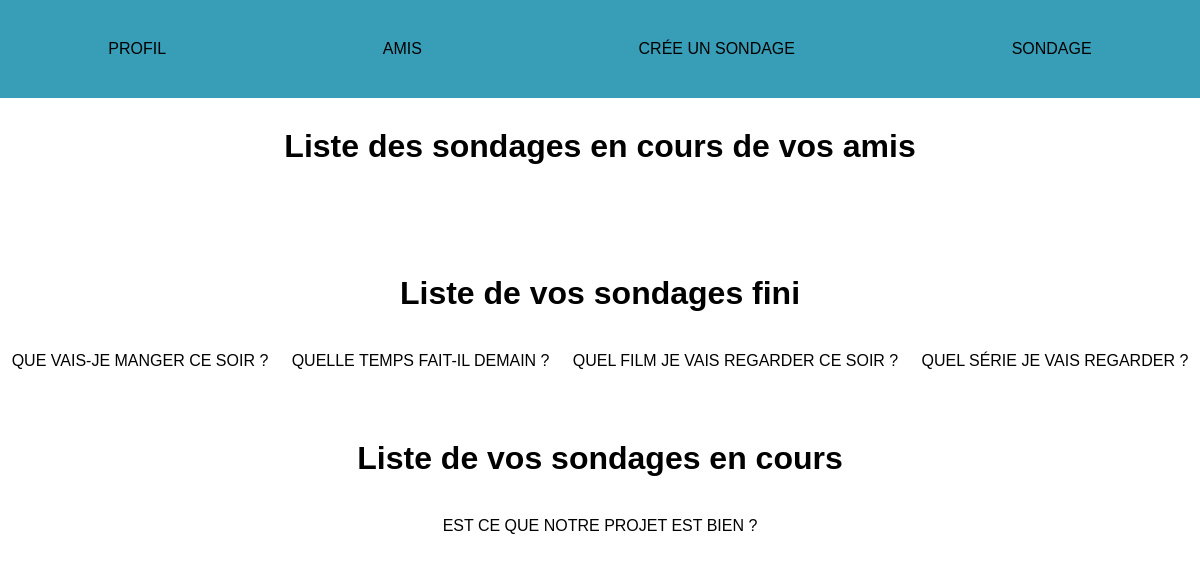
The page /Public/indexView.php (signed in) on the database as committed earlier.
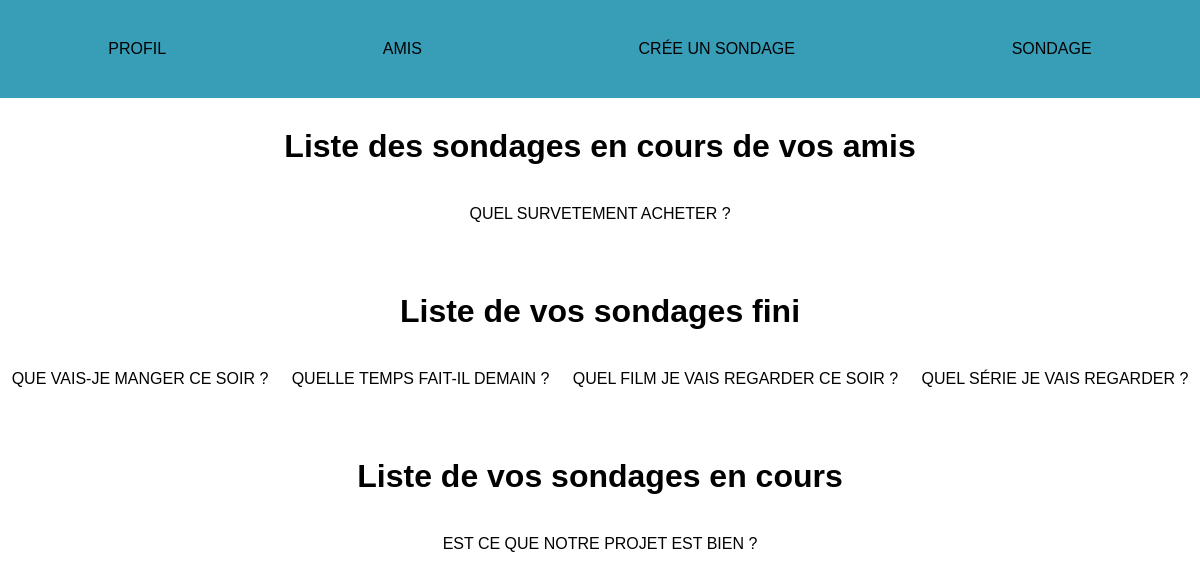
The same page on the database as committed later.
### tables this page shows
CREATE TABLE `sondage` (
  `sondage_id` int(11) NOT NULL,
  `sondage_question` varchar(255) NOT NULL,
  `user_id` int(11) NOT NULL,
  `sondage_finish` timestamp NOT NULL DEFAULT current_timestamp()
);

### Autoloader.php (called while the page is built, shortened)
<?php
class Autoloader{
    public static function autoload($class)
    {
        $class = str_replace("\\", "/", $class);
    }
}

### Core/Config/config.php (called while the page is built)
<?php
$dbConfig = [
    "host" => "localhost",
    "dbname" => "sondageApp",
    "user" => "root",
    "pass" => "root"
];

### Core/Database.php (called while the page is built, shortened)
<?php
class Database{
    public function __construct()
    {
        try {
            require "Config/config.php";
            $this->host = $dbConfig["host"];
            $this->dbname = $dbConfig["dbname"];
            $this->user = $dbConfig["user"];
            $this->pass = $dbConfig["pass"];
            $this->pdo = new \PDO("mysql:host=$this->host;dbname=$this->dbname", $this->user, $this->pass);
        } catch (\PDOException $e) {
            return $e->getMessage();
        }
    }
}

### Public/indexView.php (the view, shortened to what this page needs)
<?php
require "../Autoloader.php";
?>
<!DOCTYPE html>
<html lang="fr">
<head>
    <link rel="stylesheet" href="../css/style.css">
</head>
<body>
    <?php
        include 'header.php';
        $sondageEnCours = new IndexTest();
        $listeSondageFini = $sondageEnCours->getSondageFinis($_SESSION['user_id']);
    ?>
    <h1>Liste des sondages en cours de vos amis</h1>
    <ul>
        <?php
            $listeSondageEnCours = $sondageEnCours->getSondageEnCours($_SESSION['user_id']);
        ?>
    </ul>
    <h1>Liste de vos sondages fini</h1>
    <ul>
        <?php
            foreach($listeSondageFini as $sondage):
                echo "<li><a href = resultatView.php?sondage_id=" .  $sondage['sondage_id'] . ">". $sondage['sondage_question'] ."</a></li>";
            endforeach;
        ?>
    </ul>
    <h1>Liste de vos sondages en cours</h1>
    <ul>
        <?php
            $listeMesSondageEnCours = $sondageEnCours->getMesSondageEnCours($_SESSION['user_id']);
        ?>
    </ul>
</body>
</html>

### Public/header.php (shortened to what this page needs)
<header>
        <ul>
            <?php
                if (isset($_SESSION['user_id'])) {
                    echo '<li><a href="profilView.php">Profil</a></li>';
                }else{
                    echo '<li><a href="loginView.php">Sign In/Login</a></li>';
                }
                if (isset($_SESSION['user_id'])) {
                    echo '<li><a href="friendListView.php">Amis</a></li>';
                }
            ?>
            <li><a href="createSondageView.php">Crée un sondage</a></li>
            <li><a href="indexView.php">Sondage</a></li>
        </ul>
    </header>

### App/IndexTest.php (shortened to what this page needs)
<?php
class IndexTest extends Database {
    public function getSondageEnCours ($user){
        $listFriends = $this->pdo->query("SELECT friendsList_id,user_pseudo,friendsList_userID2 FROM friendslist INNER JOIN user ON user.user_id = friendslist.friendsList_userID2 WHERE friendsList_userID1 = $user");
        $listFriends = $listFriends->fetchAll();
        foreach ($listFriends as $friend) {
            $friend_id = $friend['friendsList_userID2'];
            $listSondageEnCours = $this->pdo->query("SELECT *
                                                    FROM sondage
                                                    WHERE user_id = $friend_id AND sondage_finish >= NOW()");
            $listSondageEnCours = $listSondageEnCours->fetchAll();
            foreach ($listSondageEnCours as $Fetch) {
                echo "<li><a href = sondageView.php?sondage_id=" .  $Fetch['sondage_id'] . ">". $Fetch['sondage_question'] ."</a></li>";
            }
        }
    }
    public function getMesSondageEnCours($user){
        $listSondageEnCours = $this->pdo->query("SELECT *
                                                FROM sondage
                                                WHERE user_id = $user AND sondage_finish >= NOW()");
        $listSondageEnCours = $listSondageEnCours->fetchAll();
        foreach ($listSondageEnCours as $Fetch) {
            echo "<li><a href = resultatView.php?sondage_id=" .  $Fetch['sondage_id'] . ">". $Fetch['sondage_question'] ."</a></li>";
        }
    }
    public function getSondageFinis ($user){
        $listSondageF = $this->pdo->query("SELECT *
                                            FROM sondage
                                            WHERE user_id = $user AND sondage_finish <= NOW()");
        return $listSondageF = $listSondageF->fetchAll();
    }
}

### css/style.css (style rules this page uses)
* { margin: 0; padding: 0; }
header { background-color: #389db6; }
ul { display: flex; justify-content: space-around; align-items: center; padding: 40px 0; }
ul li { list-style: none; color: black; font-family: Arial, Helvetica, sans-serif; text-transform: uppercase; }
h1 { text-align: center; margin-top: 30px; font-family: Arial, Helvetica, sans-serif; }
a { text-decoration: none; padding: 10px; color: black; }

Rows that differ between the two databases and show on the page:
added sondage: sondage_question "QUEL SURVETEMENT ACHETER ?"
